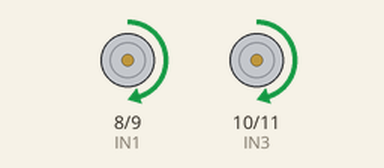
A sketch run on a simulated Arduino Uno, built with avr-gcc and run on an emulated ATmega328P. Shown: motor-driver pin pairs drawn as motors (green arrow = first pin HIGH = forward, orange = second pin HIGH = backward, longer = more drive, scaled by the enable pin).

Above: at 1.0 s.
At 2.5 s:
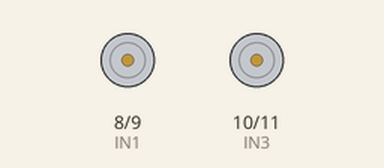
At 4.0 s:
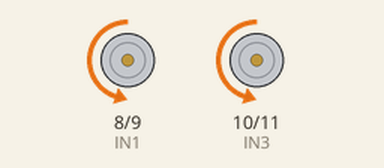
At 7.0 s:
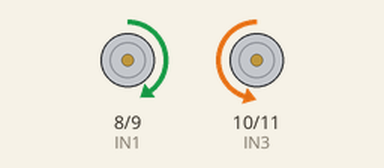
Timing chart, 0 to 10.4 s (numbered marks = the images above):
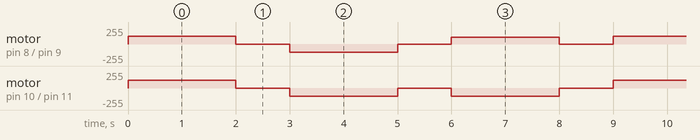

Measured:
- by itself, motor on pin 10 (IN3) / pin 11 (IN4): repeats every 9.0 s: 2 × (stopped 1.0 s, backward 120/255 2.0 s), stopped 1.0 s, forward 120/255 2.0 s
- by itself, motor on pin 8 (IN1) / pin 9 (IN2): stopped → forward 120/255 at 0.00 s, → stopped 2.0 s later, → backward 120/255 1.0 s later, → stopped 2.0 s later, … (27 changes in this stretch)

The sketch:

C_digo.ino
```cpp
// Motor delantero
// Se definen los pines utilizados para controlar el motor delantero.
// EN1 controla la velocidad mediante PWM.
// IN1 e IN2 controlan la dirección de giro.
int EN1 = 5;
int IN1 = 8;
int IN2 = 9;

// Motor trasero
// Se definen los pines utilizados para controlar el motor trasero.
// EN2 controla la velocidad mediante PWM.
// IN3 e IN4 controlan la dirección de giro.
int EN2 = 6;
int IN3 = 10;
int IN4 = 11;

void setup() {

  // Se configuran todos los pines utilizados como salidas.
  pinMode(EN1, OUTPUT);
  pinMode(IN1, OUTPUT);
  pinMode(IN2, OUTPUT);
  pinMode(EN2, OUTPUT);
  pinMode(IN3, OUTPUT);
  pinMode(IN4, OUTPUT);
}

void loop() {

  // AVANZAR
  // Se establece la dirección de giro de ambos motores para avanzar.
  // Ambos motores reciben la misma configuración de dirección.
  digitalWrite(IN1, HIGH);
  digitalWrite(IN2, LOW);
  digitalWrite(IN3, HIGH);
  digitalWrite(IN4, LOW);

  // Se asigna un valor PWM de 120 a ambos motores.
  // Esto representa aproximadamente un 47% de duty cycle.
  analogWrite(EN1, 120);
  analogWrite(EN2, 120);

  // Los motores permanecen avanzando durante 2 segundos.
  delay(2000);

  // ESPERA
  // Se establece el PWM en 0, deteniendo ambos motores.
  analogWrite(EN1, 0);
  analogWrite(EN2, 0);

  // Permanecen detenidos durante 1 segundo.
  delay(1000);


  // RETROCEDER
  // Se invierte la configuración de las entradas para cambiar
  // la dirección de giro de ambos motores.
  digitalWrite(IN1, LOW);
  digitalWrite(IN2, HIGH);
  digitalWrite(IN3, LOW);
  digitalWrite(IN4, HIGH);

  // Ambos motores vuelven a utilizar un PWM de 120,
  // manteniendo aproximadamente el mismo duty cycle.
  analogWrite(EN1, 120);
  analogWrite(EN2, 120);

  // Los motores permanecen retrocediendo durante 2 segundos.
  delay(2000);

  // ESPERA
  // Se detienen nuevamente ambos motores.
  analogWrite(EN1, 0);
  analogWrite(EN2, 0);

  // Permanecen detenidos durante 1 segundo.
  delay(1000);


  // DIRECCIÓN OPUESTA CON DIFERENTE VELOCIDAD
  // Se configura cada motor para girar en una dirección diferente.
  digitalWrite(IN1, HIGH);
  digitalWrite(IN2, LOW);
  digitalWrite(IN3, LOW);
  digitalWrite(IN4, HIGH);

  // Se asignan diferentes valores PWM a cada motor.
  // El motor delantero recibe 100 (~39% de duty cycle).
  // El motor trasero recibe 120 (~47% de duty cycle).
  analogWrite(EN1, 100);
  analogWrite(EN2, 120);

  // Ambos motores mantienen estas condiciones durante 2 segundos.
  delay(2000);


  // ESPERA
  // Se detienen ambos motores al establecer el PWM en 0.
  analogWrite(EN1, 0);
  analogWrite(EN2, 0);

  // Permanecen detenidos durante 1 segundo.
  delay(1000);
}
```
